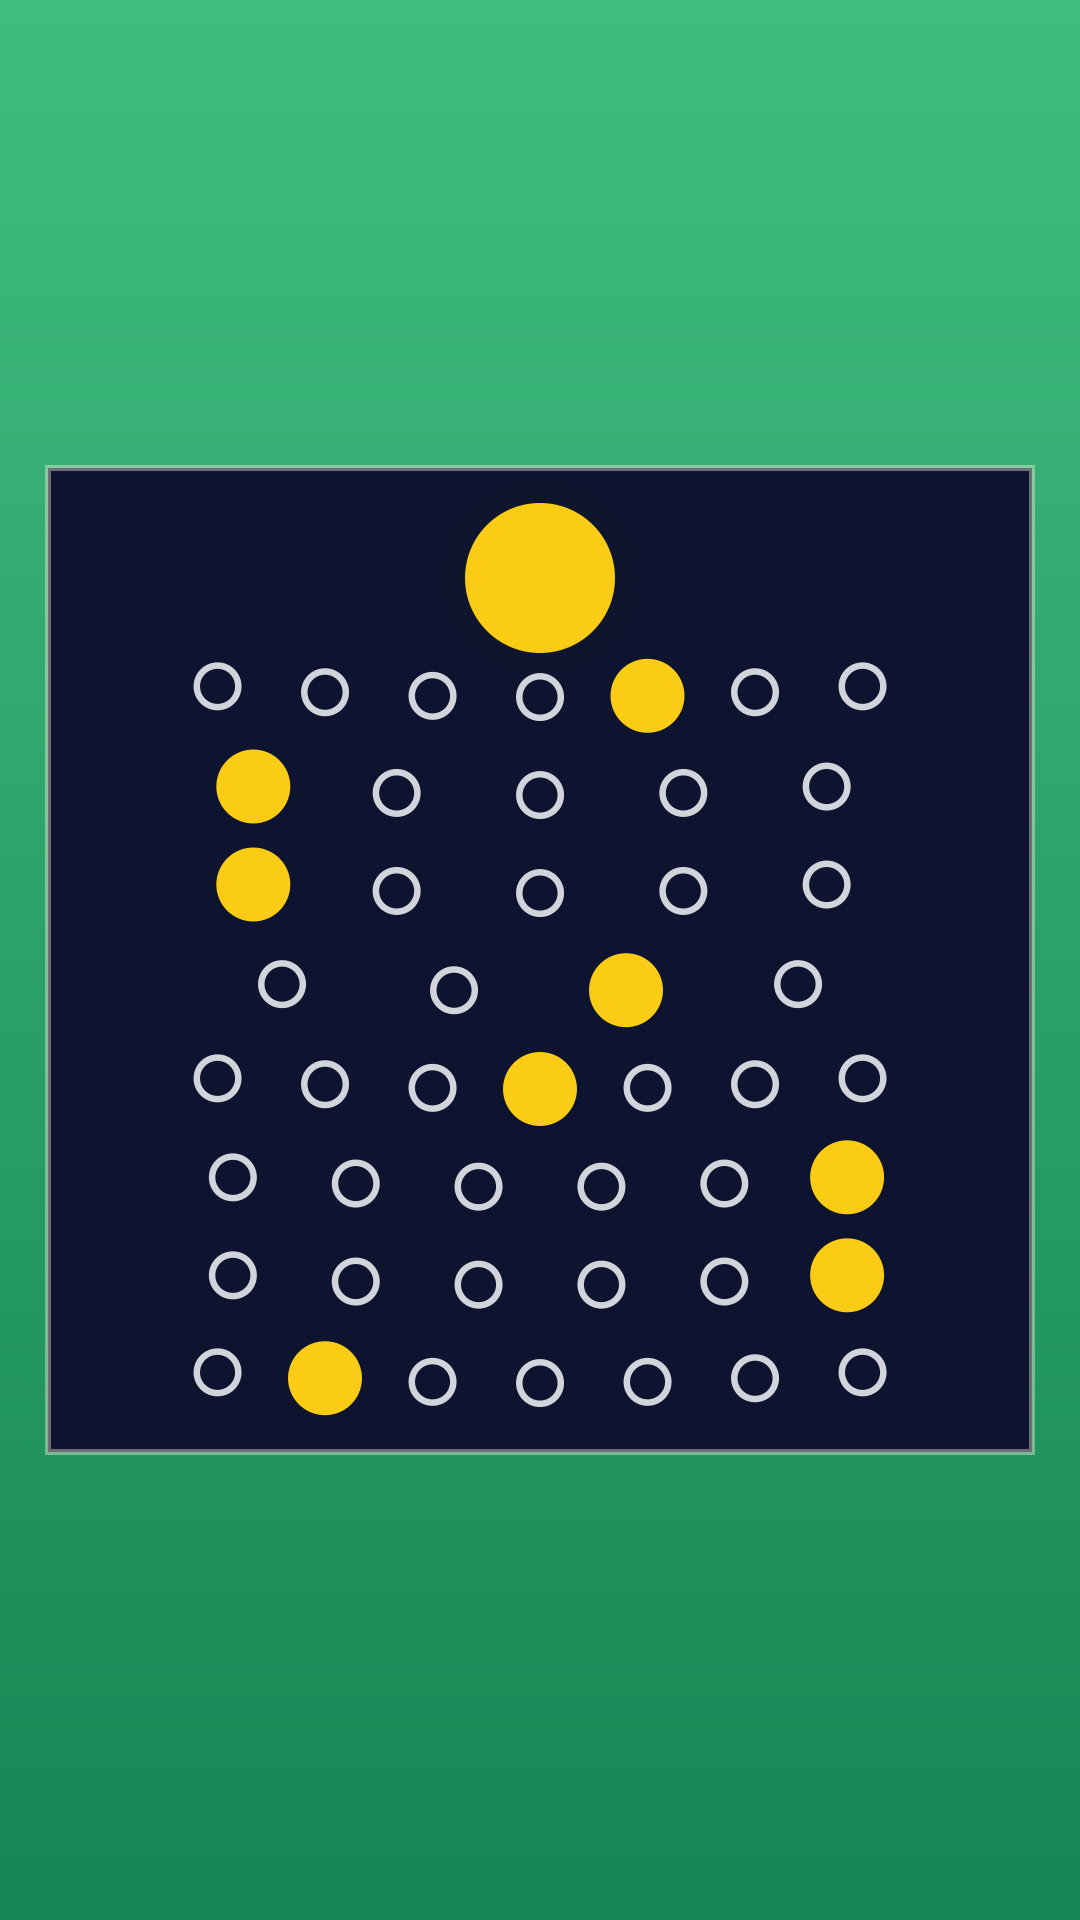

Python code for this plot:
#!/usr/bin/env python3
"""Reconstruction v2 — riddle #1 (Solar Letters -> UNIVERSE) in the CURRENT
system (Kai, 2026-11-07): TikTok page 1080x1920, riddle in the 984x984
square, theme colour emerald as the frame.

v1 rebuilt the old full-page demo (no square, no emerald) — wrong. v2 fixes
that:
  page background  bg-emerald.svg  (theme colour = the frame)
  riddle square    square-navy.svg at (48, 468) — the riddle itself stays
                   DARK: yellow sun + grey rings need a dark panel. The theme
                   colour frames the riddle; it does not recolour its content.
  content          same elements as v1 (circle-yellow sun, ring-grey letter
                   circles, circle-yellow numbered discs), REFLOWED into the
                   square: sun smaller (dia 150), rows compressed
                   (spacing 98, bow 38), circles SAME size (dia 48 / discs 74)
                   so legibility is kept. No shape is stretched.

Still missing (same as v1): orbit lines (no line element) and digits 1-8
(no numeral element) — the gold discs are still blank.

Outputs: solar-letters-reconstruction-v2.svg/.png (1080x1920).
"""
import os
import cairosvg

HERE = os.path.dirname(os.path.abspath(__file__))
EL = os.path.join(HERE, "elements")

def inner(path):
    s = open(path).read()
    return s.split(">", 1)[1].rsplit("</svg>", 1)[0]

def place(body, cx, cy, scale, opacity=None):
    op = f' opacity="{opacity}"' if opacity is not None else ""
    return (f'<g transform="translate({cx - 50 * scale:.1f},{cy - 50 * scale:.1f}) '
            f'scale({scale:.3f})"{op}>{body}</g>')

W, H = 1080, 1920
BG = inner(os.path.join(EL, "backgrounds", "bg-emerald.svg"))
SQUARE = inner(os.path.join(EL, "squares", "square-navy.svg"))
SUN_HALO = inner(os.path.join(EL, "shapes", "circle-ink-m.svg"))
SUN = inner(os.path.join(EL, "shapes", "circle-yellow-m.svg"))
RING_GREY = inner(os.path.join(EL, "shapes", "ring-grey-m.svg"))
DISC_YELLOW = inner(os.path.join(EL, "shapes", "circle-yellow-m.svg"))

counts = [7, 5, 5, 4, 7, 6, 6, 7]  # MERCURY..NEPTUNE
numbered = {0: 5, 5: 6, 4: 4, 1: 1, 2: 1, 3: 3, 6: 6, 7: 2}  # orbit idx -> letter pos

# square-local coords; page offset (48, 468)
OX, OY = 48, 468

def arc_point(y0, t, x_start=62, x_end=922, bow=38):
    cx = 492  # square centre x
    x = (1 - t) ** 2 * x_start + 2 * (1 - t) * t * cx + t ** 2 * x_end
    y = (1 - t) ** 2 * y0 + 2 * (1 - t) * t * (y0 + bow) + t ** 2 * y0
    return OX + x, OY + y

S = [f'<svg xmlns="http://www.w3.org/2000/svg" width="{W}" height="{H}" viewBox="0 0 {W} {H}">']
S.append(BG)
S.append(f'<g transform="translate({OX},{OY})">{SQUARE}</g>')
# sun halo (dia 193, 50%) + sun (dia 150) at square-local (492, 110)
S.append(place(SUN_HALO, OX + 492, OY + 110, 193 / 68, opacity=0.5))
S.append(place(SUN, OX + 492, OY + 110, 150 / 68))
# 8 orbit rows of circles (no orbit lines, no digits — missing elements)
for i, n in enumerate(counts):
    y0 = 210 + i * 98
    for j in range(n):
        t = (j + 1) / (n + 1)
        x, y = arc_point(y0, t)
        if numbered.get(i) == j + 1:
            S.append(place(DISC_YELLOW, x, y, 74 / 68))
        else:
            S.append(place(RING_GREY, x, y, 48 / 74))
S.append("</svg>")

page = "\n".join(S)
open(os.path.join(HERE, "solar-letters-reconstruction-v2.svg"), "w").write(page + "\n")
cairosvg.svg2png(bytestring=page.encode(),
                 write_to=os.path.join(HERE, "solar-letters-reconstruction-v2.png"),
                 output_width=1080, output_height=1920)
print("v2 written: emerald frame + navy square + 47 circles (digits/lines still missing)")
